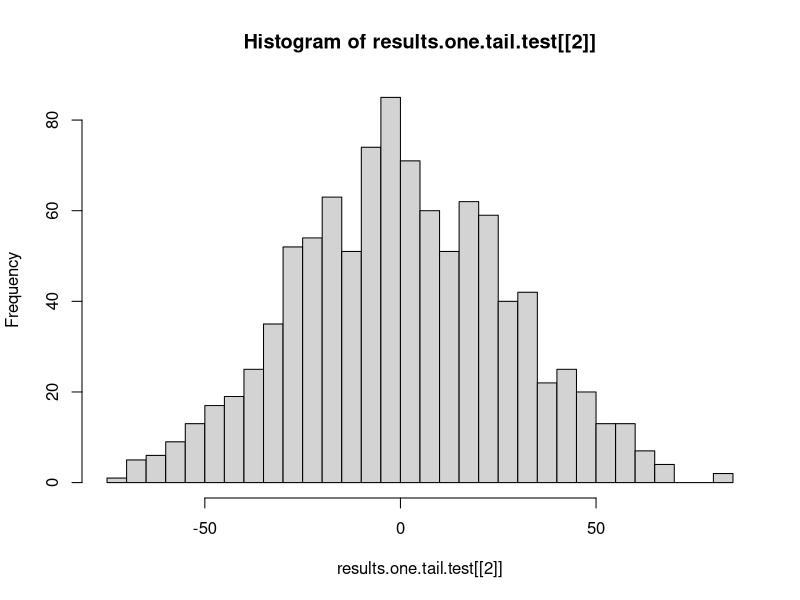
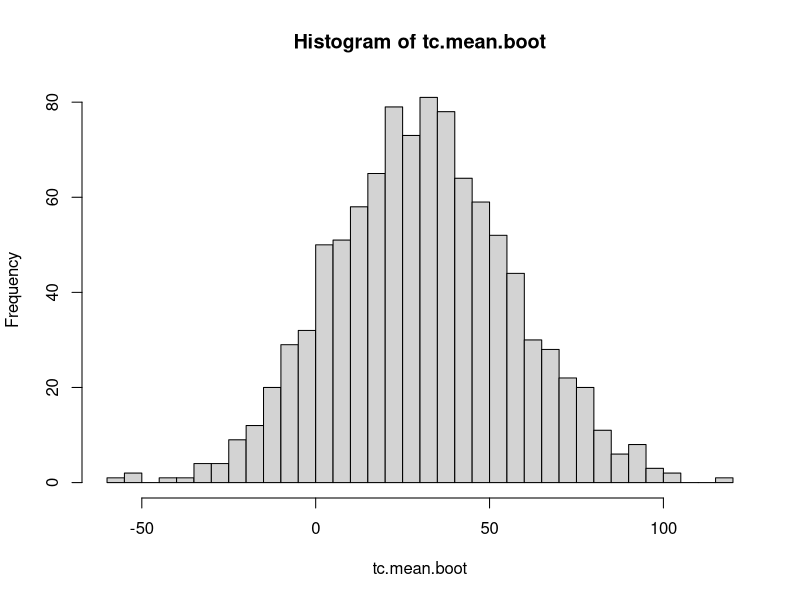
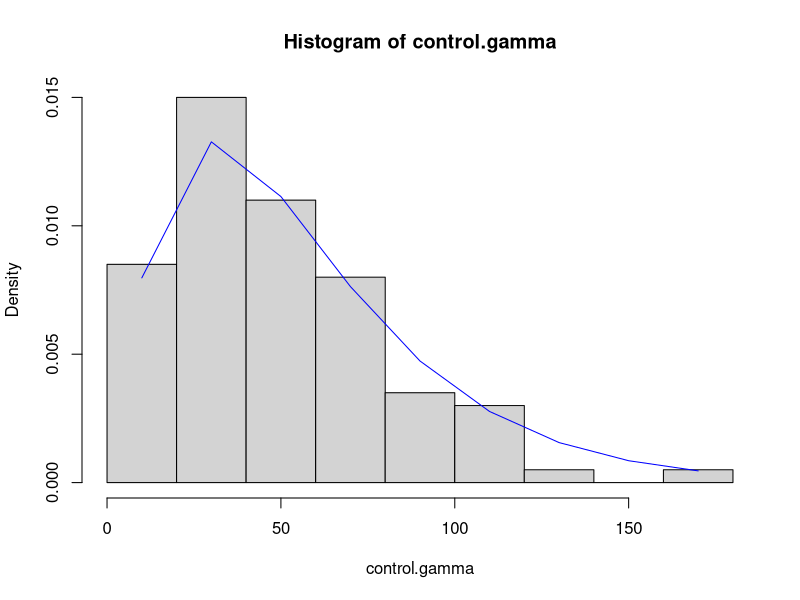
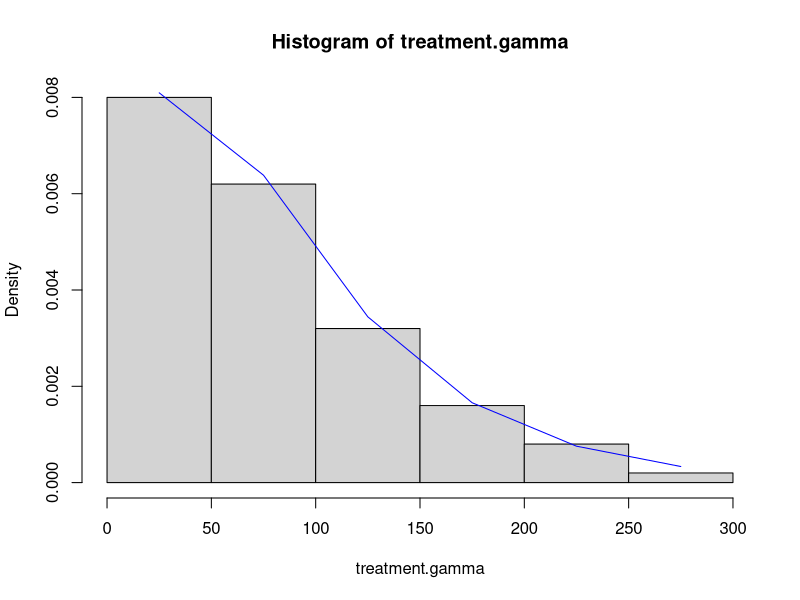
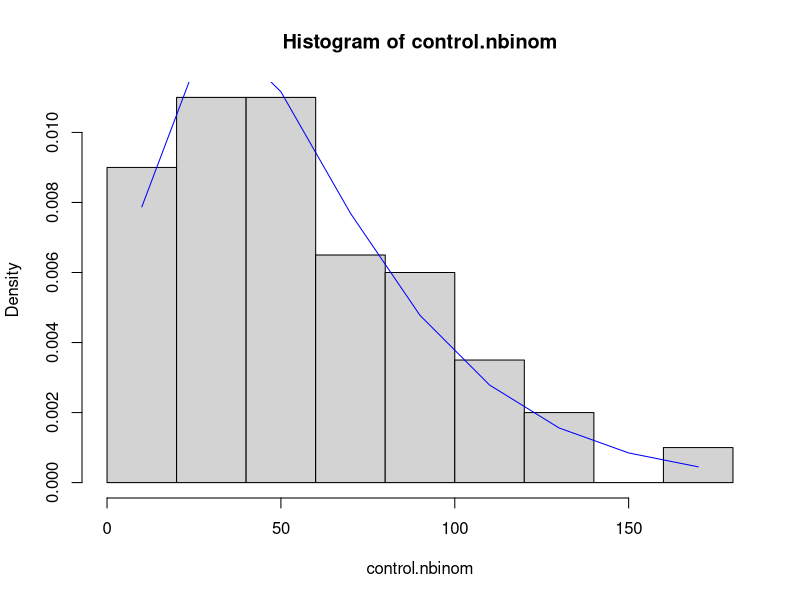
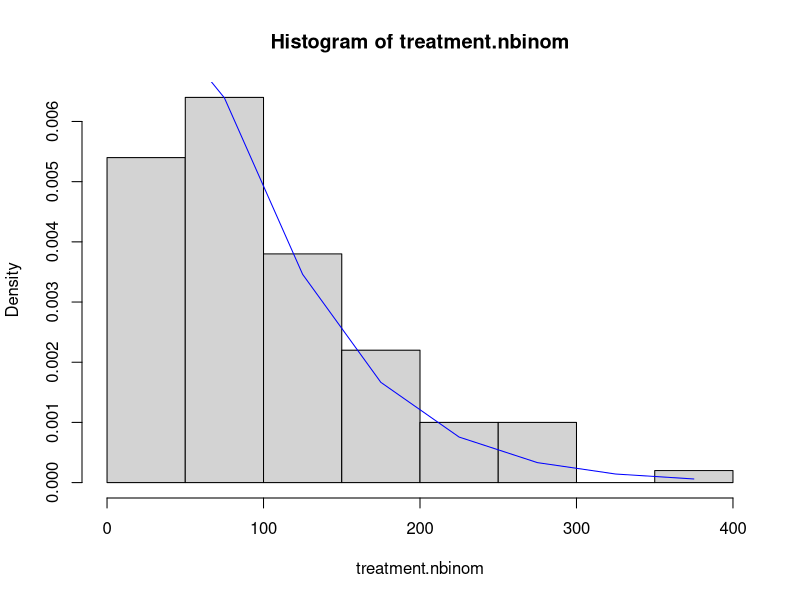
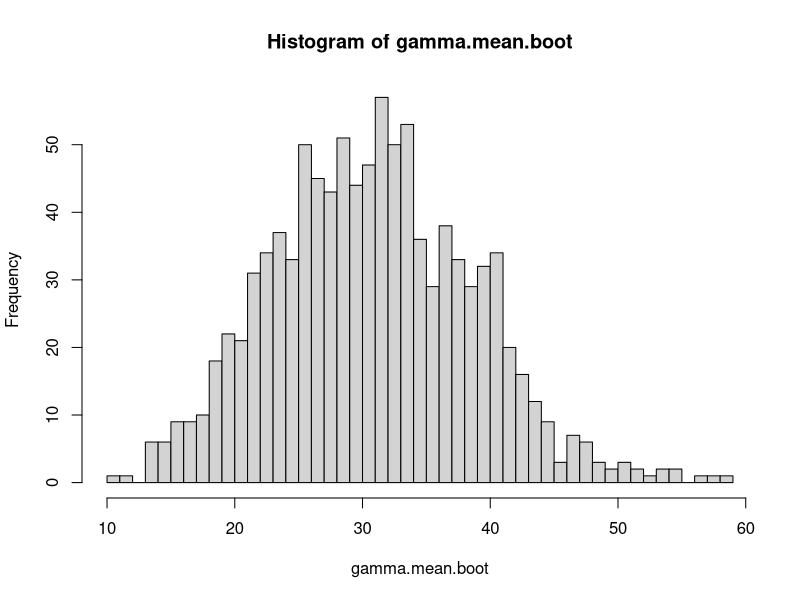

Reproduce these figures in R, in order.
## ---- chunk 1
knitr::opts_chunk$set(echo = TRUE)
## ---- chunk 2

rm(list=ls(all=TRUE))
Treatment = c(94, 197, 16, 38, 99, 141, 23)
Control = c(52, 104, 146, 10, 51, 30, 40, 27, 46)
ab<-append(Treatment, Control)

#function permutes the given data set given K.num times and and returns the pvalue and the difference of means in reference to the original parameters collected for each permuted sample 
one.tail.test<-function(data,k.num,treatment,control){
  k.perm<-k.num
  ref.mean<-mean(treatment)-mean(control)
  diff.means<-c()
#  data=ab;k.perm=1000;treatment=Treatment; control=Control
  for (i in 1:k.perm){ 
  perm.samp<-sample(data,size=length(data),replace = F)
  perm.treat<-perm.samp[1:length(treatment)]
  treat.mean<-mean(perm.treat)
  cont.mean<-(sum(data)-sum(perm.treat))/length(control)
  diff.means[i]<-treat.mean-cont.mean
  }
  p.value<-length(diff.means[(diff.means >= ref.mean)])/1000
  return(list("p.value"= p.value,"diff.means"=diff.means))
}
results.one.tail.test<-one.tail.test(ab,1000,Treatment,Control)

cat("The p-value associated with the one-tailed test of the null hypothesis is", results.one.tail.test[[1]])

alpha<-.15

if ((results.one.tail.test[[1]]<=alpha) ==FALSE) {
  cat("The observed difference would not be significant if we set alpha=0.15 and we fail to reject the null hypothesis")
}else{cat("The observed difference will be significant if we set alpha=0.15 and we reject the null hypothesis")}

hist(results.one.tail.test[[2]], breaks = 50)
## ---- chunk 3
#function samples given dataset with replacement and returns the SEM or the mean of sample of newly generated dataset (will use this function for other future questions in this problem set)
BootStrap<-function(data, opt){#opt optional parameter for sem or mean
  size.of.sample<-length(data)
  option<-opt
  bootstrap.means<-c()
  for (i in 1:1000){
  temp<-sample(x = data, size = size.of.sample, replace = TRUE)
  bootstrap.means[i]<-mean(temp)#mean(sample(x = data, size = length(data), replace = TRUE))
  }
  if (option == "sem"){
    return(sd(bootstrap.means))
  }else if ( option=="mean"){
    return(mean(bootstrap.means))
  } 
}
#computes the variance of the given data
GetSE<-function(data) sqrt(var(data)/length(data))

## ---- chunk 4
bs.t<-BootStrap(Treatment, opt="sem") #means of Treatment
#sd(bs)#standard deviation
#GetSE(Treatment)#variance

cat("There is a ",bs.t-GetSE(Treatment), "difference between the bootstrap generated SEM and the sample variance. These values are approximately close as expected as n increases and the distributions approach a normal distribution, as stated by the central limit theorem")
## ---- chunk 5
bs.control<-BootStrap(Control,opt="sem")#bootstrap generated means of control
#sd(bs.control)#standard deviation
#GetSE(Control)#variance
cat("There is a ",bs.control-GetSE(Control), "difference between the bootstrap generated SEM and the sample variance. These values are approximately close as expected as n increases and the distributions approach a normal distribution, as stated by the central limit theorem")
## ---- chunk 6
diff.mean.boot<- c()
for (i in 1:1000){
  treat.boot<-mean(sample(x = Treatment, size = length(Treatment), replace = TRUE))
  control.boot<-mean(sample(x = Control, size = length(Control), replace = TRUE))
  diff.mean.boot [i]<- treat.boot- control.boot
}
sem.hat<-sd(diff.mean.boot)
sqrt(var(Treatment)/length(Treatment) + var(Control)/length(Control))
## ---- chunk 7
diff.mean<- mean(Treatment)- mean(Control)
l.b<-diff.mean-(1.96*sem.hat)
u.b<-diff.mean+(1.96*sem.hat)
cat("The estimated 95 percent confidence interval of the difference in means is ", l.b, "and",u.b)
## ---- chunk 8
tc.mean.boot<- c()
for (i in 1:1000){
  treat.boot<-mean(sample(Treatment, size = length(Treatment), replace = TRUE))
  control.boot<-mean(sample(Control, size = length(Control), replace = TRUE))
  tc.mean.boot [i]<- treat.boot- control.boot
}

qt<-quantile(tc.mean.boot,c(0.025,0.975))
qt
cat("The 95 percentile confidence interval estimate is ",qt[[1]],qt[[2]])
hist(tc.mean.boot, breaks = 50)
## ---- chunk 9
rm(list=ls(all=TRUE))
Treatment = c(94, 197, 16, 38, 99, 141, 23)
Control = c(52, 104, 146, 10, 51, 30, 40, 27, 46)
ab<-append(Treatment, Control)

library(MASS)
ftds<-function(data,distribution) fitdistr(x= data, densfun = distribution)
dis<-c("poisson","gamma","normal","negative binomial")

control.fit<-c()
treatment.fit<-c()
for (i in 1:length(dis)){
   control.fit[[i]]<-ftds(Control,dis[i])
  names(control.fit)[i]<-dis[i]
  treatment.fit[[i]]<-ftds(Treatment,dis[i])
  names(treatment.fit)[i]<-dis[i]
  #print(dis[i])
}


treatment.fit
control.fit

## ---- chunk 10
control.gamma<- rgamma(n = 100,shape = control.fit$gamma$estimate[1][[1]], rate = control.fit$gamma$estimate[2][[1]])
control.gamma.hist<-hist(control.gamma,freq = F)
gamma.fit<-dgamma(control.gamma.hist$mids, control.fit$gamma$estimate[1][[1]], control.fit$gamma$estimate[2][[1]])
lines(control.gamma.hist$mids, gamma.fit, col = "blue") 


treatment.gamma<- rgamma(n = 100,shape = treatment.fit$gamma$estimate[1][[1]], rate = treatment.fit$gamma$estimate[2][[1]])
treatment.gamma.hist<-hist(treatment.gamma,freq = F)
gamma.fit<-dgamma(treatment.gamma.hist$mids, treatment.fit$gamma$estimate[1][[1]],treatment.fit$gamma$estimate[2][[1]])
lines(treatment.gamma.hist$mids, gamma.fit, col = "blue") 
## ---- chunk 11
library(stats)
sapply(control.fit,AIC)
## ---- chunk 12
control.nbinom<-rnbinom(100,size = control.fit$`negative binomial`[[1]][1],mu=control.fit$`negative binomial`[[1]][2])
control.nbinom.hist<-hist(control.nbinom,freq = F)
control.nbinom.fit<-dnbinom(control.nbinom.hist$mids, size=control.fit$`negative binomial`[[1]][1], mu=control.fit$`negative binomial`[[1]][2])
lines(control.nbinom.hist$mids,control.nbinom.fit, col = "blue") 


treatment.nbinom<-rnbinom(100,size = treatment.fit$`negative binomial`[[1]][1],mu=treatment.fit$`negative binomial`[[1]][2])
treatment.nbinom.hist<-hist(treatment.nbinom,freq = F)
treatment.nbinom.fit<-dnbinom(treatment.nbinom.hist$mids, size=treatment.fit$`negative binomial`[[1]][1], mu=treatment.fit$`negative binomial`[[1]][2])
lines(treatment.nbinom.hist$mids,treatment.nbinom.fit, col = "blue") 
## ---- chunk 13
gamma.mean.boot<- c()
for (i in 1:1000){
  control.gamma<- rgamma(n = 100,shape = control.fit$gamma$estimate[1][[1]], rate = control.fit$gamma$estimate[2][[1]])
  
  gamma.control.mean.boot<-mean(control.gamma)
  treatment.gamma<- rgamma(n = 100,shape = treatment.fit$gamma$estimate[1][[1]], rate = treatment.fit$gamma$estimate[2][[1]])
   gamma.treat.mean.boot<-mean(treatment.gamma)
  #treat.boot<-mean(sample(Treatment, size = length(Treatment), replace = TRUE))
  #control.boot<-mean(sample(Control, size = length(Control), replace = TRUE))
  gamma.mean.boot[i]<- gamma.treat.mean.boot- gamma.control.mean.boot
}
gamma.mean.boot
qt.gamma<-quantile(gamma.mean.boot,c(0.025,0.975))
cat("The 95 percentile confidence interval estimate is ",qt.gamma[[1]],qt.gamma[[2]])
hist(gamma.mean.boot, breaks = 50)
